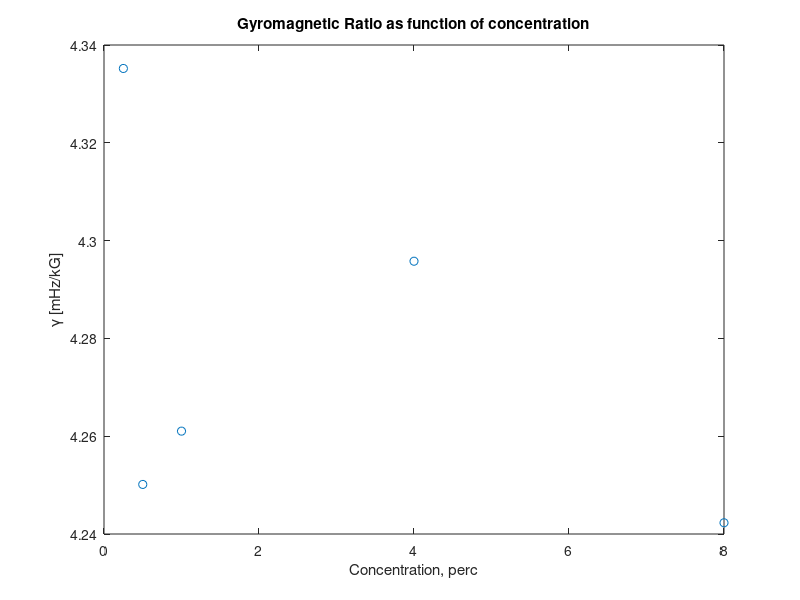

MATLAB code for this plot: (Note: this script raises an error after producing the figure.)
%%% NMR Experiment main program %%%%%%%%%%%%%%%%%%%
clear all;
close all;
clc;

%%% Gyromagnetic Ratio calculation

B0 = [3.6 3.56 3.59 3.60 3.53];
freq = [(15.27257+15.27198)/2 (15.29292+15.29306)/2 (15.29660+15.29764)/2 (15.30097+15.30002)/2 (15.30392+15.30260)/2]
gamma = freq./B0;
conc = [8 4 1 0.5 0.25];
h1 = figure;
plot(conc, gamma, 'o')
title('Gyromagnetic Ratio as function of concentration');
xlabel('Concentration, perc');
ylabel('\gamma [mHz/kG]');
saveas(h1, 'gmagnet.pdf');


%%%%%%%%%%%%%%%%%%%%%%%%%%%%%%%%%%%%%%%%

T1_list = dir ('T1*.csv');
for i=1:length(T1_list)
    [T1_results(i,1), T1_results(i,2), T1_results(i,3), T1_results(i,4)] = T1(T1_list(i).name);
end

%%% we are going to plot T_1 as function of concentration
figure;
plot (T1_results(:,4), T1_results(:,2));
title ('T_1 as function of concentration of CuSo_4 ');
xlabel('Concentration, perc');
ylabel('T_1, [msec]');


T2_star_list = dir ('T2_star*.csv');

for i=1:length(T2_star_list)
    [T2_star_results(i,1), T2_star_results(i,2), T2_star_results(i,3), T2_star_results(i,4)] = T2_star(T2_star_list(i).name);
end

%%% we are going to plot T_1 as function of concentration
h2 = figure;
plot (T2_star_results(:,4), T2_star_results(:,2), 'o');
title ('{T_2}^* as function of concentration of CuSo_4 ');
xlabel('Concentration, perc');
ylabel('{T_2}^*, [sec]');
saveas (h2, 'T2starres.pdf');



T2_list = dir ('TT2_*CPMG.csv');

for i=1:length(T2_list)
    [T2_results_CPMG(i,1), T2_results_CPMG(i,2), T2_results_CPMG(i,3), T2_results_CPMG(i,4)] = T2(T2_list(i).name, 1);
end

%% Now we'll plot T2 as a function of concentration
figure;
plot (T2_results_CPMG(:,4), T2_results_CPMG(:,2), '-o');
title ('{T_2} (CPMG sequence) as function of concentration of CuSo_4 ');
xlabel('Concentration, perc');
ylabel('{T_2}, [sec]');

T2_CP_list = dir ('TT2_*CP.csv');

for i=1:length(T2_CP_list)
    [T2_results_CP(i,1), T2_results_CP(i,2), T2_results_CP(i,3), T2_results_CP(i,4)] = T2(T2_CP_list(i).name, 0);
end
%% Now we'll plot T2 as a function of concentration
figure;
plot (T2_results_CP(:,4), T2_results_CP(:,2), '-o');
title ('{T_2} (CP sequence) as function of concentration of CuSo_4 ');
xlabel('Concentration, perc');
ylabel('{T_2}, [sec]');